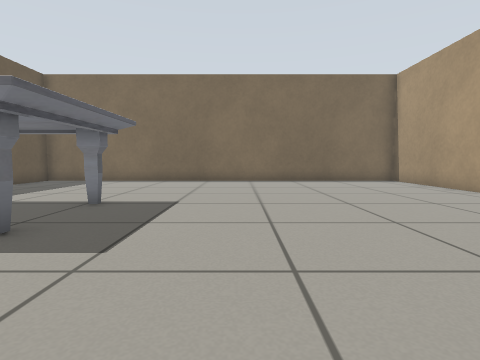
[1] (above)

16 first-person views from a walk through a Gazebo world. The camera is 0.5 m above the floor, tilts 4° down and sees 80° across. The floor is counted in squares, 0.5 m on a side. Each view is taken from the middle of a square. On the plan, view 1 faces up. The plan holds only what a view shows up to about 11 squares ahead; the rest is blank. Simple patterns stand in for the simulator's built-in surfaces.

[2]
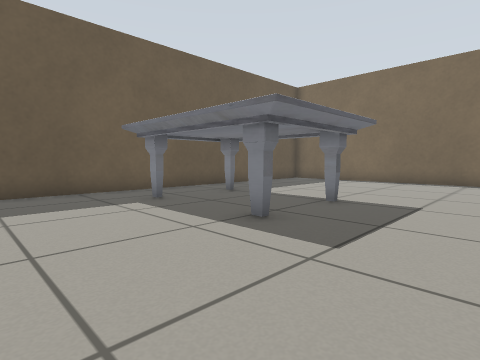

[3]
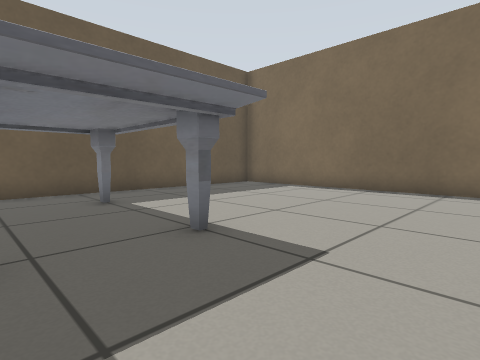

[4]
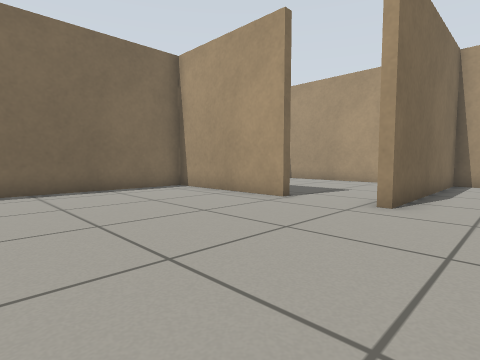

[5]
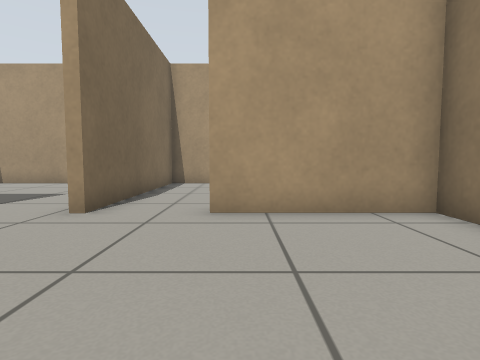

[6]
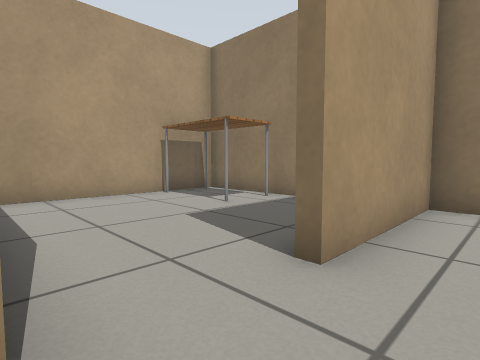

[7]
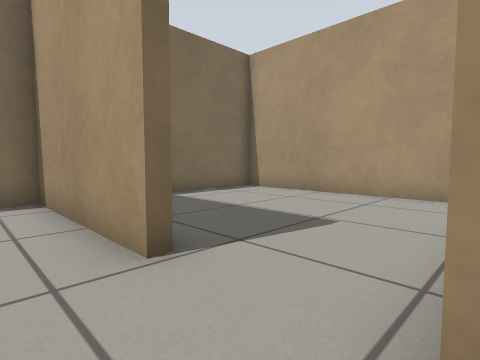

[8]
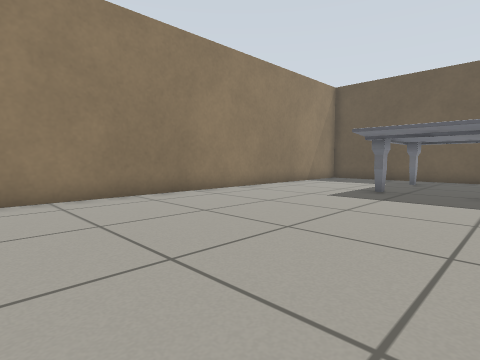

[9]
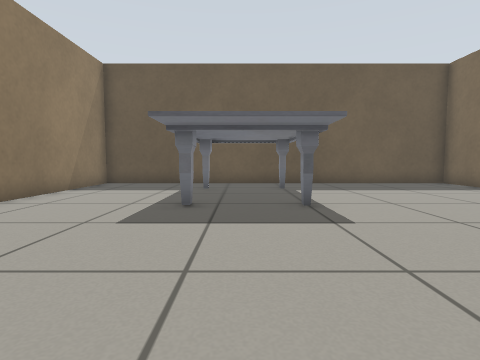

[10]
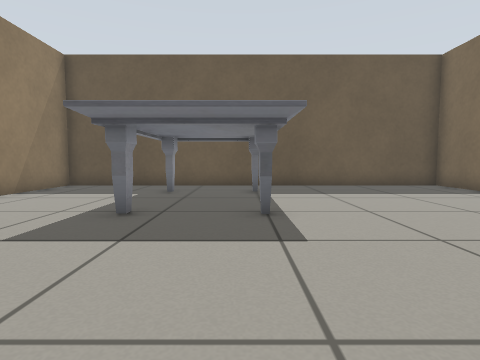

[11]
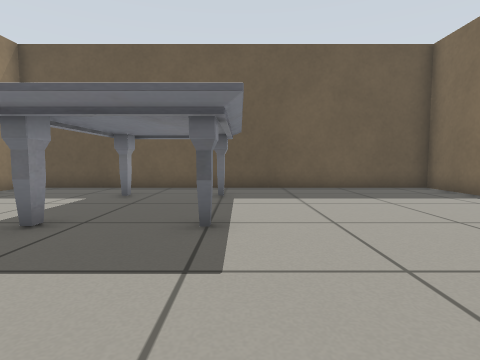

[12]
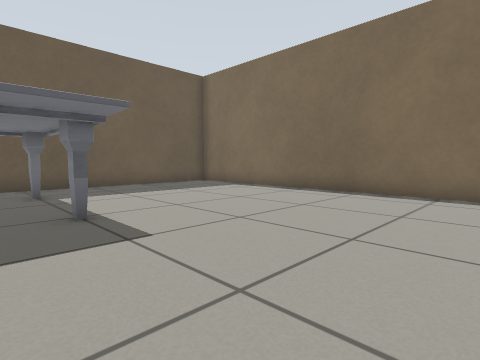

[13]
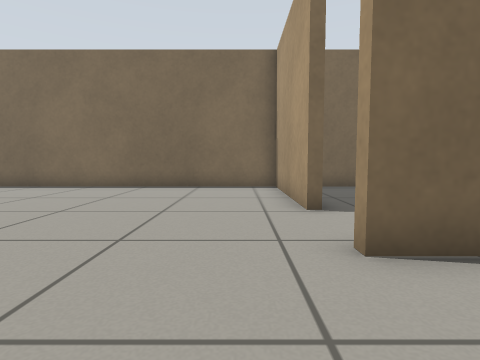

[14]
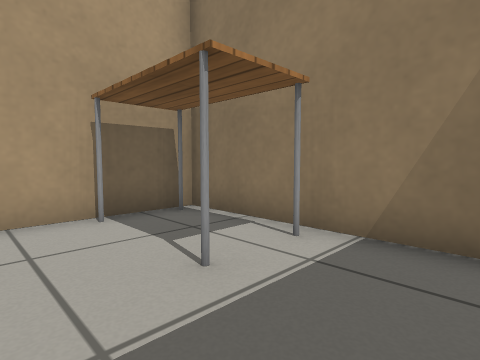

[15]
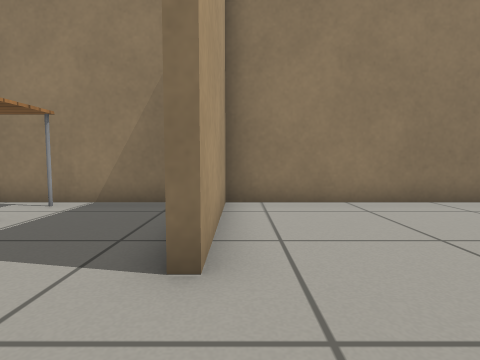

[16]
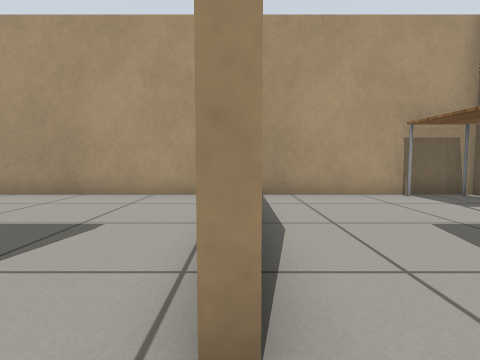

### Floor plan
Points are (right, up) in squares from view 1. A wall is a line through its corners. A room is listed if a view was taken in it or the views show most of it. See-through windows are left out.
Room 1 (views 1, 2, 3, 4, 5, 6, 7, 8, 9, 10, 11, 12, 13, 15, 16)
walls: (-2.1, -0.7) (7.3, -0.7) (7.3, 3.6); (7.8, 8.7) (7.3, 8.7) (7.3, 13.7) (-9.2, 13.7) (-9.2, 0); (-9.1, -0.7) (-3.7, -0.7)
ways out: opening at (8, 4.5) to room 2; opening at (8, 7.5) to room 3
objects: marble table (-7, 3) to (-3, 7)
Room 2 (view 14)
walls: (7.3, 3.6) (7.8, 3.6); (8.8, -0.7) (14.2, -0.7) (14.2, 5.9) (7.3, 5.9)
ways out: opening at (8, 4.5) to room 1
objects: table (11, 0) to (13, 1)
Room 3 (no view inside)
walls: (14.2, 7.3) (14.2, 13.7) (9, 13.7)
ways out: opening at (8, 7.5) to room 1

Positions as (right, up) in squares from view 1, and headings:
1: (0, 0), facing up
2: (0, 0), facing up-left
3: (0, 4), facing up-left
4: (1, 4), facing up-right
5: (2, 3), facing right
6: (6, 6), facing down-right
7: (6, 6), facing up-right
8: (6, 7), facing down-left
9: (3, 5), facing left
10: (2, 6), facing left
11: (1, 7), facing left
12: (2, 5), facing up-left
13: (6, 3), facing up
14: (9, 3), facing down-right
15: (7, 6), facing down
16: (6, 6), facing right
